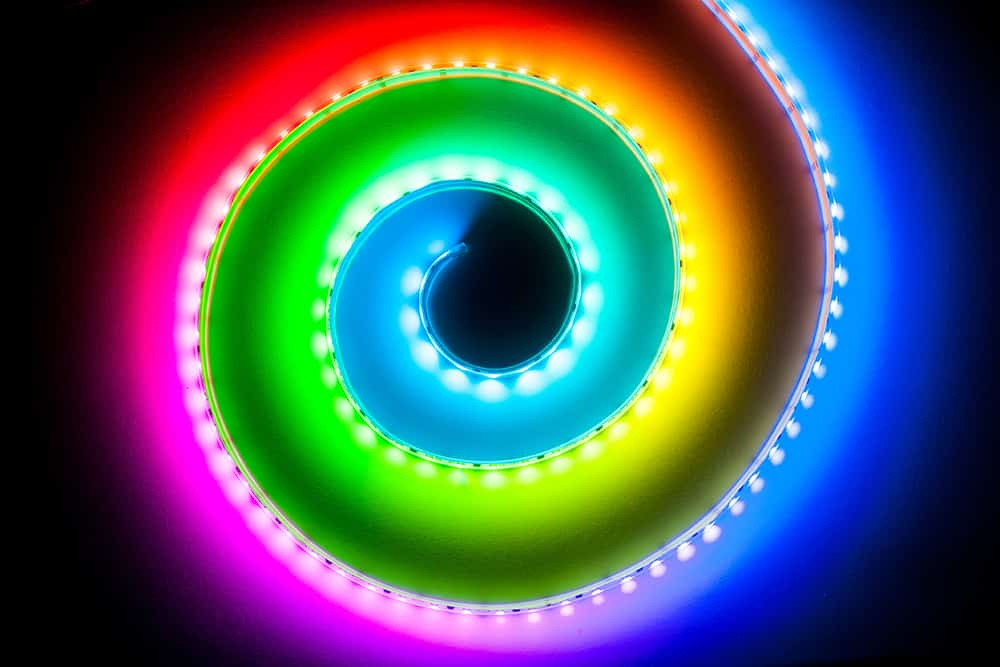
#> input picture pengeloahan citra digital saei 3/RGB.jpg, 1000 x 667 px, found by its file name
$ python another_copy_of_pengololahan_citra_digital_sesi3.py
#> lines starting #> are read from the running program, lines starting #| are printed output that depends on the picture
# -*- coding: utf-8 -*-
"""Another copy of pengololahan_citra_digital_sesi3.ipynb

Automatically generated by Colab.

Original file is located at
    https://colab.research.google.com/drive/1i_pS7kCfh57rcjKSqNo9wZEJc7tC6YCt
"""

import imageio
import numpy as np
import matplotlib.pyplot as plt

# Membaca gambar RGB
image = imageio.imread('/content/RGB.jpg')
#> image is the input picture: shape (667, 1000, 3); mean R, G, B 73.5, 89.6, 94.6

# Jika gambar dalam format RGB, konversikan ke grayscale menggunakan rumus konversi
if image.ndim == 3:  # Memastikan gambar dalam format RGB
    grayscale_image = 0.2989 * image[:,:,0] + 0.5870 * image[:,:,1] + 0.1140 * image[:,:,2]
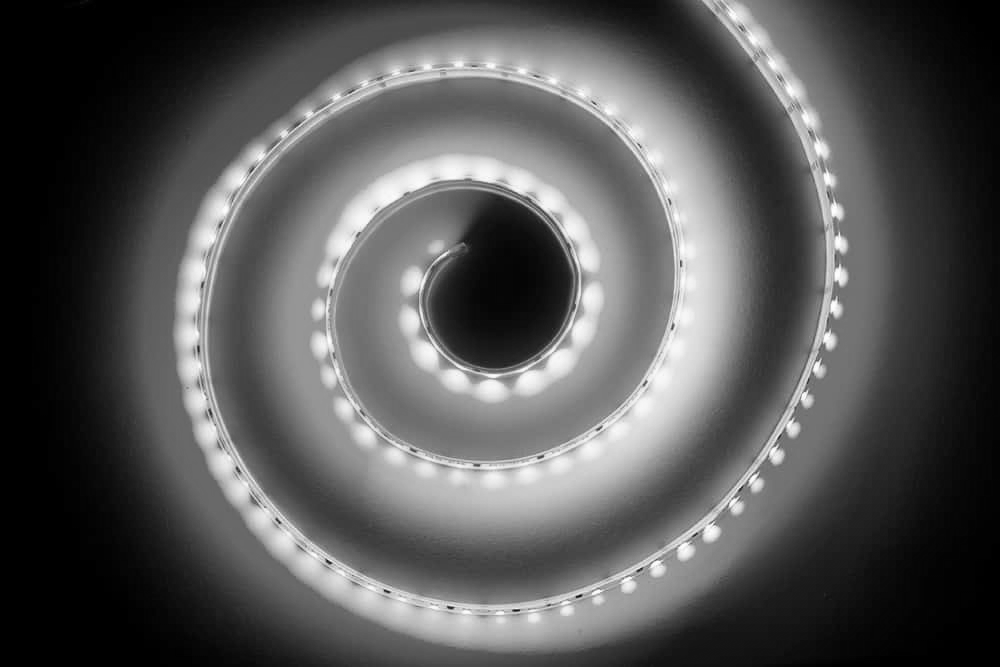
#> grayscale_image: shape (667, 1000) float64; min 0, max 255, mean 85.4
else:
    grayscale_image = image  # Jika sudah grayscale

# Menghitung histogram
histogram, bins = np.histogram(grayscale_image, bins=256, range=(0, 255))
#> histogram = 256 values, max 55653 at index 0, min 26 at index 255, mean 2605.5; bins = 257 values from 0 to 255

# Plot histogram
plt.figure(figsize=(10, 6))
plt.plot(bins[:-1], histogram, color='black')
plt.title('Histogram Gambar Grayscale')
plt.xlabel('Intensitas Piksel')
plt.ylabel('Frekuensi')
plt.grid(True)
plt.show()
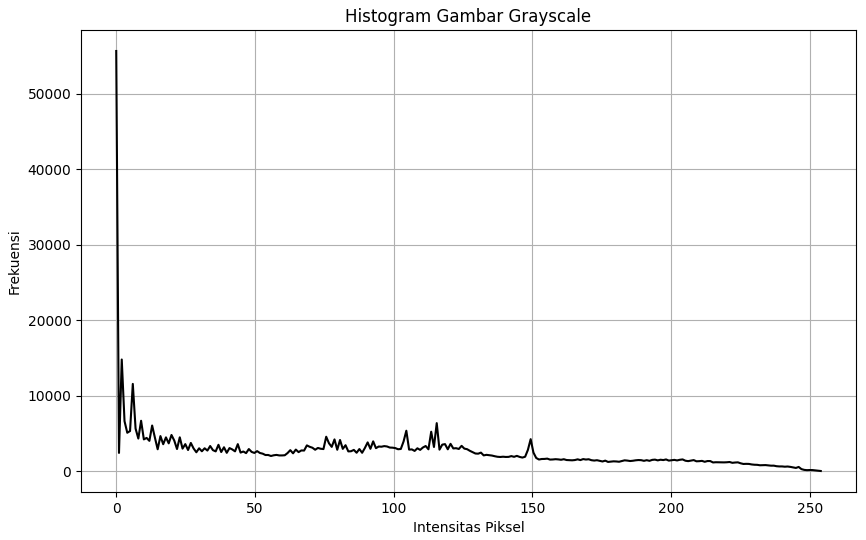
#> figure drawn by matplotlib, 1 panel; curve peaks at x = 0, y = 55653

"""a. Berapa jumlah total piksel untuk setiap intensitas pada gambar grayscale?
histogramvariabel:

* Ini adalah array NumPy yang menyimpan frekuensi setiap tingkat intensitas
  piksel dalam gambar.
* histogram[0]mewakili jumlah piksel dengan intensitas 0.
* histogram[1]mewakili jumlah piksel dengan intensitas 1, dan seterusnya.

  bins variabel:

* Ini juga merupakan array NumPy yang menentukan tepian bin yang digunakan      dalam histogram.
* Karena Anda menggunakan 256 wadah untuk rentang intensitas 0-255, setiap wadah berhubungan dengan satu tingkat intensitas.

Mengakses jumlah piksel:

* Anda dapat mengakses jumlah total piksel untuk tingkat intensitas tertentu dengan mengindeks histogramarray.
* Misalnya, histogram[50]memberi Anda jumlah total piksel dengan nilai intensitas 50.

b. Apakah ada intensitas tertentu yang dominan dalam gambar tersebut? Jelaskan.

 Menentukan Intensitas Dominan:

Intensitas dominan dalam gambar yang ditampilkan oleh puncak atau nilai tertinggi dalam histogram. Dalam kode yang Anda berikan, histogram disimpan dalam variabel histogram, dan nilai-nilai intensitas yang sesuai disimpan dalam variabel bins.

Untuk menemukan intensitas dominan, kita perlu menemukan elemen indeks maksimum dalam array histogram, yang akan menunjukkan intensitas dengan frekuensi tertinggi. Kita kemudian dapat menggunakan indeks ini untuk mendapatkan nilai intensitas yang sesuai dari array bins.

Kesimpulan:

Dengan menganalisis histogram dan menemukan intensitas dengan frekuensi tertinggi, kita dapat menentukan apakah ada intensitas tertentu yang dominan dalam gambar. Kode yang diberikan di atas dapat membantu Anda mengidentifikasi intensitas dominan ini.
"""
